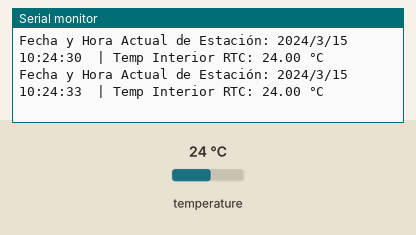
A sketch run on a simulated ESP32. Shown: the last lines printed to the serial monitor. The inputs (shaded band) are chosen by the test bench; at power-on: temperature 24 °C. The local clock reads 2024-03-15 10:24:30 at power-on unless the sketch sets it.

Above: at 3.8 s.
3.9 s: temperature set to 12 °C
At 7.0 s:
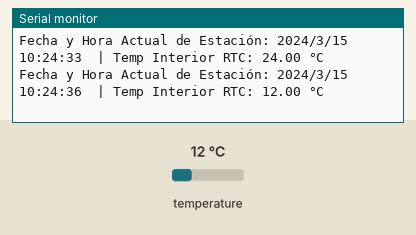
7.8 s: temperature set to 19 °C
At 9.4 s:
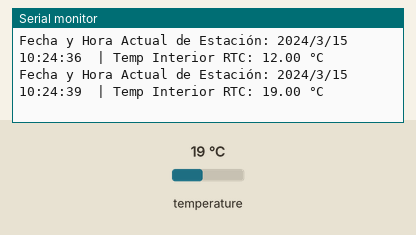
Timing chart, 0 to 10.9 s (numbered marks = the images above; inputs shaded):
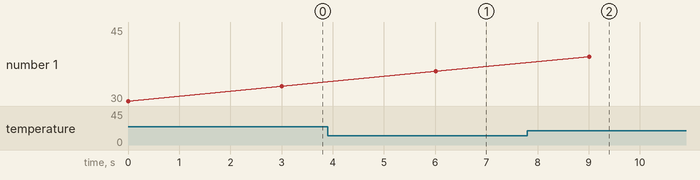

The sketch:

test_DS3231.ino
```cpp
/*
 * =====================================================================================
 * PROYECTO: ESTACIÓN METEOROLÓGICA (Pruebas Individuales)
 * SENSOR:   DS3231 (Módulo RTC Reloj de Tiempo Real I2C)
 * =====================================================================================
 *
 * ¿CÓMO CONECTARLO AL ESP32?
 * -------------------------------------------------------------------------------------
 * VCC   -> 3.3V (O 5V si tu módulo lo pide, pero 3.3V suele ser más seguro en ESP32)
 * GND   -> GND
 * SDA   -> GPIO 21 (Pin oficial I2C en ESP32 DevKit)
 * SCL   -> GPIO 22 (Pin oficial I2C en ESP32 DevKit)
 *
 * LIBRERÍAS NECESARIAS (Instalar desde el Gestor de Librerías):
 * - "RTClib" de Adafruit
 * =====================================================================================
 */

#include "RTClib.h"
#include <Wire.h> // Librería de base para control de arquitectura I2C

RTC_DS3231 rtc;

void setup() {
  Serial.begin(115200);

  // Inicializar bus I2C explícitamente en los pines elegidos (seguro mata confianza)
  Wire.begin(21, 22);

  if (!rtc.begin(&Wire)) {
    Serial.println("¡ERROR GRANDE! No pudimos encontrar al Reloj DS3231.");
    Serial.println("Verifica los cables SDA(21) y SCL(22). Revisa si las soldaduras están bien.");
    Serial.flush();
    while (1) delay(10); // Loop infinito de pare!
  }

  // Comprueba si el módulo acaba de arrancar o si perdió el poder de la pila
  if (rtc.lostPower()) {
    Serial.println("¡Detectamos que el RTC se quedó sin pila o es la primera vez que inicia!");
    // Siguiendo el comentario de abajo ajustará la hora basándose en el momento en el
    // que este código (sketch) fue COMPILADO. Es un tremendo truco:
    rtc.adjust(DateTime(F(__DATE__), F(__TIME__)));
    // Si quisieras setear manualmente:
    // rtc.adjust(DateTime(2023, 10, 15, 12, 30, 0)); // Año, Mes, Dia, Hora, Minuto, Segundo
  }

  Serial.println("Prueba de Módulo RTC DS3231 Inicializada con Éxito.");
}

void loop() {
  // Le pedimos al módulo RTC que nos devuelva la fecha/hora como la tenga registrada
  DateTime now = rtc.now();

  Serial.print("Fecha y Hora Actual de Estación: ");
  Serial.print(now.year(), DEC);
  Serial.print('/');
  Serial.print(now.month(), DEC);
  Serial.print('/');
  Serial.print(now.day(), DEC);
  Serial.print(" ");
  Serial.print(now.hour(), DEC);
  Serial.print(':');
  Serial.print(now.minute(), DEC);
  Serial.print(':');
  Serial.print(now.second(), DEC);

  // El DS3231 también tiene un termómetro interno muy básico para compensar la frecuencia del cristal!
  // Lo imprimimos para chusmear
  Serial.print("  | Temp Interior RTC: ");
  Serial.print(rtc.getTemperature());
  Serial.println(" °C");

  delay(3000); // Demora 3 segundos
}
```

Measured:
- after the input at 3.9 s, the serial monitor: prints a new line after 2.1 s (image 1)
- after the input at 7.8 s, the serial monitor: prints a new line after 1.2 s (image 2)
